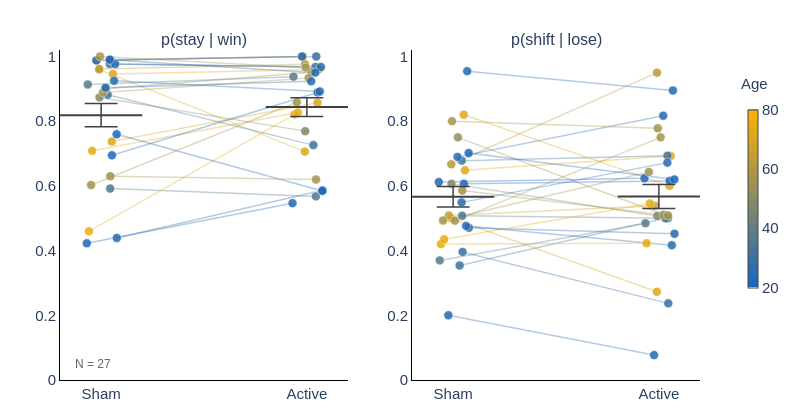
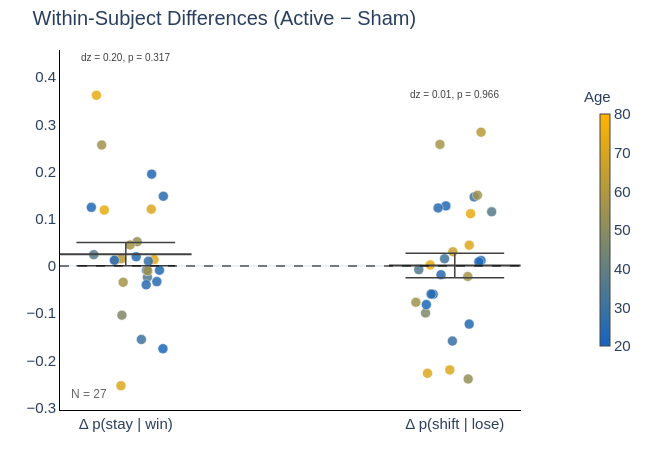

The notebook cell saved with these charts, in order:
### Markdown cell above
---
## 4. Win-Stay / Lose-Shift Analysis

### Code cell
# WSLS analysis for H1 and H2
wsls_results = run_wsls_analysis(data_h1, data_h2, data)

### Figure 1 — Plotly figure (JSON) as saved in the notebook; plotly's stock layout.template omitted (floating-point values rounded to 4 significant figures)
{"data": [{"hoverinfo": "skip", "line": {"color": "rgba(79,120,143,0.35)", "width": 1.5}, "mode": "lines", "showlegend": false, "type": "scatter", "x": [0.04383, 1.044], "xaxis": "x", "y": [0.5915, 0.5676], "yaxis": "y"}, {"hoverinfo": "skip", "line": {"color": "rgba(220,167,28,0.35)", "width": 1.5}, "mode": "lines", "showlegend": false, "type": "scatter", "x": [-0.009779, 0.9902], "xaxis": "x", "y": [0.9595, 0.7059], "yaxis": "y"}, {"hoverinfo": "skip", "line": {"color": "rgba(223,168,25,0.35)", "width": 1.5}, "mode": "lines", "showlegend": false, "type": "scatter", "x": [0.05738, 1.057], "xaxis": "x", "y": [0.9459, 0.9595], "yaxis": "y"}, {"hoverinfo": "skip", "line": {"color": "rgba(63,115,157,0.35)", "width": 1.5}, "mode": "lines", "showlegend": false, "type": "scatter", "x": [0.03158, 1.032], "xaxis": "x", "y": [0.8816, 0.726], "yaxis": "y"}, {"hoverinfo": "skip", "line": {"color": "rgba(87,123,137,0.35)", "width": 1.5}, "mode": "lines", "showlegend": false, "type": "scatter", "x": [-0.06493, 0.9351], "xaxis": "x", "y": [0.9135, 0.9375], "yaxis": "y"}, {"hoverinfo": "skip", "line": {"color": "rgba(40,107,176,0.35)", "width": 1.5}, "mode": "lines", "showlegend": false, "type": "scatter", "x": [0.0761, 1.076], "xaxis": "x", "y": [0.439, 0.5867], "yaxis": "y"}, {"hoverinfo": "skip", "line": {"color": "rgba(67,116,153,0.35)", "width": 1.5}, "mode": "lines", "showlegend": false, "type": "scatter", "x": [0.04178, 1.042], "xaxis": "x", "y": [0.9767, 0.9677], "yaxis": "y"}, {"hoverinfo": "skip", "line": {"color": "rgba(55,112,163,0.35)", "width": 1.5}, "mode": "lines", "showlegend": false, "type": "scatter", "x": [0.04577, 1.046], "xaxis": "x", "y": [0.9898, 1], "yaxis": "y"}, {"hoverinfo": "skip", "line": {"color": "rgba(232,171,18,0.35)", "width": 1.5}, "mode": "lines", "showlegend": false, "type": "scatter", "x": [-0.0595, 0.9405], "xaxis": "x", "y": [0.4595, 0.8209], "yaxis": "y"}, {"hoverinfo": "skip", "line": {"color": "rgba(126,136,105,0.35)", "width": 1.5}, "mode": "lines", "showlegend": false, "type": "scatter", "x": [-0.007938, 0.9921], "xaxis": "x", "y": [0.8734, 0.7692], "yaxis": "y"}, {"hoverinfo": "skip", "line": {"color": "rgba(200,160,44,0.35)", "width": 1.5}, "mode": "lines", "showlegend": false, "type": "scatter", "x": [-0.02067, 0.9793], "xaxis": "x", "y": [0.988, 1], "yaxis": "y"}, {"hoverinfo": "skip", "line": {"color": "rgba(36,106,179,0.35)", "width": 1.5}, "mode": "lines", "showlegend": false, "type": "scatter", "x": [0.06828, 1.068], "xaxis": "x", "y": [0.9765, 0.9674], "yaxis": "y"}, {"hoverinfo": "skip", "line": {"color": "rgba(149,143,86,0.35)", "width": 1.5}, "mode": "lines", "showlegend": false, "type": "scatter", "x": [0.02302, 1.023], "xaxis": "x", "y": [0.9, 0.9515], "yaxis": "y"}, {"hoverinfo": "skip", "line": {"color": "rgba(220,167,28,0.35)", "width": 1.5}, "mode": "lines", "showlegend": false, "type": "scatter", "x": [0.05164, 1.052], "xaxis": "x", "y": [0.7368, 0.8571], "yaxis": "y"}, {"hoverinfo": "skip", "line": {"color": "rgba(185,155,57,0.35)", "width": 1.5}, "mode": "lines", "showlegend": false, "type": "scatter", "x": [-0.009054, 0.9909], "xaxis": "x", "y": [0.961, 0.9762], "yaxis": "y"}, {"hoverinfo": "skip", "line": {"color": "rgba(232,171,18,0.35)", "width": 1.5}, "mode": "lines", "showlegend": false, "type": "scatter", "x": [-0.04364, 0.9564], "xaxis": "x", "y": [0.7083, 0.8267], "yaxis": "y"}, {"hoverinfo": "skip", "line": {"color": "rgba(165,149,73,0.35)", "width": 1.5}, "mode": "lines", "showlegend": false, "type": "scatter", "x": [0.008734, 1.009], "xaxis": "x", "y": [0.8889, 0.9333], "yaxis": "y"}, {"hoverinfo": "skip", "line": {"color": "rgba(32,104,182,0.35)", "width": 1.5}, "mode": "lines", "showlegend": false, "type": "scatter", "x": [-0.06979, 0.9302], "xaxis": "x", "y": [0.4225, 0.5467], "yaxis": "y"}, {"hoverinfo": "skip", "line": {"color": "rgba(32,104,182,0.35)", "width": 1.5}, "mode": "lines", "showlegend": false, "type": "scatter", "x": [0.05242, 1.052], "xaxis": "x", "y": [0.6944, 0.8889], "yaxis": "y"}, {"hoverinfo": "skip", "line": {"color": "rgba(36,106,179,0.35)", "width": 1.5}, "mode": "lines", "showlegend": false, "type": "scatter", "x": [0.02107, 1.021], "xaxis": "x", "y": [0.9036, 0.9231], "yaxis": "y"}, {"hoverinfo": "skip", "line": {"color": "rgba(40,107,176,0.35)", "width": 1.5}, "mode": "lines", "showlegend": false, "type": "scatter", "x": [0.04129, 1.041], "xaxis": "x", "y": [0.9899, 0.95], "yaxis": "y"}, {"hoverinfo": "skip", "line": {"color": "rgba(36,106,179,0.35)", "width": 1.5}, "mode": "lines", "showlegend": false, "type": "scatter", "x": [-0.02328, 0.9767], "xaxis": "x", "y": [0.9878, 1], "yaxis": "y"}, {"hoverinfo": "skip", "line": {"color": "rgba(28,103,185,0.35)", "width": 1.5}, "mode": "lines", "showlegend": false, "type": "scatter", "x": [0.07531, 1.075], "xaxis": "x", "y": [0.7595, 0.5844], "yaxis": "y"}, {"hoverinfo": "skip", "line": {"color": "rgba(40,107,176,0.35)", "width": 1.5}, "mode": "lines", "showlegend": false, "type": "scatter", "x": [0.0629, 1.063], "xaxis": "x", "y": [0.925, 0.8919], "yaxis": "y"}, {"hoverinfo": "skip", "line": {"color": "rgba(161,147,76,0.35)", "width": 1.5}, "mode": "lines", "showlegend": false, "type": "scatter", "x": [0.04454, 1.045], "xaxis": "x", "y": [0.6296, 0.6196], "yaxis": "y"}, {"hoverinfo": "skip", "line": {"color": "rgba(161,147,76,0.35)", "width": 1.5}, "mode": "lines", "showlegend": false, "type": "scatter", "x": [-0.04886, 0.9511], "xaxis": "x", "y": [0.6026, 0.8587], "yaxis": "y"}, {"hoverinfo": "skip", "line": {"color": "rgba(165,149,73,0.35)", "width": 1.5}, "mode": "lines", "showlegend": false, "type": "scatter", "x": [-0.005325, 0.9947], "xaxis": "x", "y": [1, 0.9655], "yaxis": "y"}, {"hoverinfo": "text+y", "marker": {"color": ["rgb(79,120,143)", "rgb(220,167,28)", "rgb(223,168,25)", "rgb(63,115,157)", "rgb(87,123,137)", "rgb(40,107,176)", "rgb(67,116,153)", "rgb(55,112,163)", "rgb(232,171,18)", "rgb(126,136,105)", "rgb(200,160,44)", "rgb(36,106,179)", "rgb(149,143,86)", "rgb(220,167,28)", "rgb(185,155,57)", "rgb(232,171,18)", "rgb(165,149,73)", "rgb(32,104,182)", "rgb(32,104,182)", "rgb(36,106,179)", "rgb(40,107,176)", "rgb(36,106,179)", "rgb(28,103,185)", "rgb(40,107,176)", "rgb(161,147,76)", "rgb(161,147,76)", "rgb(165,149,73)"], "line": {"color": "white", "width": 0.5}, "opacity": 0.85, "size": 9}, "mode": "markers", "showlegend": false, "text": ["sub-10369<br>Age: 35", "sub-10418<br>Age: 71", "sub-10541<br>Age: 72", "sub-10559<br>Age: 31", "sub-10589<br>Age: 37", "sub-10606<br>Age: 25", "sub-10608<br>Age: 32", "sub-10636<br>Age: 29", "sub-10638<br>Age: 74", "sub-10641<br>Age: 47", "sub-10649<br>Age: 66", "sub-10656<br>Age: 24", "sub-10661<br>Age: 53", "sub-10809<br>Age: 71", "sub-10862<br>Age: 62", "sub-10866<br>Age: 74", "sub-10886<br>Age: 57", "sub-10951<br>Age: 23", "sub-10998<br>Age: 23", "sub-11016<br>Age: 24", "sub-11030<br>Age: 25", "sub-11286<br>Age: 24", "sub-11318<br>Age: 22", "sub-11329<br>Age: 25", "sub-11563<br>Age: 56", "sub-11628<br>Age: 56", "sub-11631<br>Age: 57"], "type": "scatter", "x": [0.04383, -0.009779, 0.05738, 0.03158, -0.06493, 0.0761, 0.04178, 0.04577, -0.0595, -0.007938, -0.02067, 0.06828, 0.02302, 0.05164, -0.009054, -0.04364, 0.008734, -0.06979, 0.05242, 0.02107, 0.04129, -0.02328, 0.07531, 0.0629, 0.04454, -0.04886, -0.005325], "xaxis": "x", "y": [0.5915, 0.9595, 0.9459, 0.8816, 0.9135, 0.439, 0.9767, 0.9898, 0.4595, 0.8734, 0.988, 0.9765, 0.9, 0.7368, 0.961, 0.7083, 0.8889, 0.4225, 0.6944, 0.9036, 0.9899, 0.9878, 0.7595, 0.925, 0.6296, 0.6026, 1], "yaxis": "y"}, {"hoverinfo": "skip", "line": {"color": "#404040", "width": 1.5}, "mode": "lines", "showlegend": false, "type": "scatter", "x": [0, 0], "xaxis": "x", "y": [0.7828, 0.8546], "yaxis": "y"}, {"hoverinfo": "skip", "line": {"color": "#404040", "width": 1.5}, "mode": "lines", "showlegend": false, "type": "scatter", "x": [-0.08, 0.08], "xaxis": "x", "y": [0.8546, 0.8546], "yaxis": "y"}, {"hoverinfo": "skip", "line": {"color": "#404040", "width": 1.5}, "mode": "lines", "showlegend": false, "type": "scatter", "x": [-0.08, 0.08], "xaxis": "x", "y": [0.7828, 0.7828], "yaxis": "y"}, {"hoverinfo": "text", "line": {"color": "#404040", "width": 2}, "mode": "lines", "showlegend": false, "text": ["Sham mean: 0.819", "Sham mean: 0.819"], "type": "scatter", "x": [-0.2, 0.2], "xaxis": "x", "y": [0.8187, 0.8187], "yaxis": "y"}, {"hoverinfo": "text+y", "marker": {"color": ["rgb(79,120,143)", "rgb(220,167,28)", "rgb(223,168,25)", "rgb(63,115,157)", "rgb(87,123,137)", "rgb(40,107,176)", "rgb(67,116,153)", "rgb(55,112,163)", "rgb(232,171,18)", "rgb(126,136,105)", "rgb(200,160,44)", "rgb(36,106,179)", "rgb(149,143,86)", "rgb(220,167,28)", "rgb(185,155,57)", "rgb(232,171,18)", "rgb(165,149,73)", "rgb(32,104,182)", "rgb(32,104,182)", "rgb(36,106,179)", "rgb(40,107,176)", "rgb(36,106,179)", "rgb(28,103,185)", "rgb(40,107,176)", "rgb(161,147,76)", "rgb(161,147,76)", "rgb(165,149,73)"], "line": {"color": "white", "width": 0.5}, "opacity": 0.85, "size": 9}, "mode": "markers", "showlegend": false, "text": ["sub-10369<br>Age: 35", "sub-10418<br>Age: 71", "sub-10541<br>Age: 72", "sub-10559<br>Age: 31", "sub-10589<br>Age: 37", "sub-10606<br>Age: 25", "sub-10608<br>Age: 32", "sub-10636<br>Age: 29", "sub-10638<br>Age: 74", "sub-10641<br>Age: 47", "sub-10649<br>Age: 66", "sub-10656<br>Age: 24", "sub-10661<br>Age: 53", "sub-10809<br>Age: 71", "sub-10862<br>Age: 62", "sub-10866<br>Age: 74", "sub-10886<br>Age: 57", "sub-10951<br>Age: 23", "sub-10998<br>Age: 23", "sub-11016<br>Age: 24", "sub-11030<br>Age: 25", "sub-11286<br>Age: 24", "sub-11318<br>Age: 22", "sub-11329<br>Age: 25", "sub-11563<br>Age: 56", "sub-11628<br>Age: 56", "sub-11631<br>Age: 57"], "type": "scatter", "x": [1.044, 0.9902, 1.057, 1.032, 0.9351, 1.076, 1.042, 1.046, 0.9405, 0.9921, 0.9793, 1.068, 1.023, 1.052, 0.9909, 0.9564, 1.009, 0.9302, 1.052, 1.021, 1.041, 0.9767, 1.075, 1.063, 1.045, 0.9511, 0.9947], "xaxis": "x", "y": [0.5676, 0.7059, 0.9595, 0.726, 0.9375, 0.5867, 0.9677, 1, 0.8209, 0.7692, 1, 0.9674, 0.9515, 0.8571, 0.9762, 0.8267, 0.9333, 0.5467, 0.8889, 0.9231, 0.95, 1, 0.5844, 0.8919, 0.6196, 0.8587, 0.9655], "yaxis": "y"}, {"hoverinfo": "skip", "line": {"color": "#404040", "width": 1.5}, "mode": "lines", "showlegend": false, "type": "scatter", "x": [1, 1], "xaxis": "x", "y": [0.8148, 0.8727], "yaxis": "y"}, {"hoverinfo": "skip", "line": {"color": "#404040", "width": 1.5}, "mode": "lines", "showlegend": false, "type": "scatter", "x": [0.92, 1.08], "xaxis": "x", "y": [0.8727, 0.8727], "yaxis": "y"}, {"hoverinfo": "skip", "line": {"color": "#404040", "width": 1.5}, "mode": "lines", "showlegend": false, "type": "scatter", "x": [0.92, 1.08], "xaxis": "x", "y": [0.8148, 0.8148], "yaxis": "y"}, {"hoverinfo": "text", "line": {"color": "#404040", "width": 2}, "mode": "lines", "showlegend": false, "text": ["Active mean: 0.844", "Active mean: 0.844"], "type": "scatter", "x": [0.8, 1.2], "xaxis": "x", "y": [0.8438, 0.8438], "yaxis": "y"}, {"hoverinfo": "skip", "line": {"color": "rgba(79,120,143,0.35)", "width": 1.5}, "mode": "lines", "showlegend": false, "type": "scatter", "x": [0.04383, 1.044], "xaxis": "x2", "y": [0.5077, 0.5], "yaxis": "y2"}, {"hoverinfo": "skip", "line": {"color": "rgba(220,167,28,0.35)", "width": 1.5}, "mode": "lines", "showlegend": false, "type": "scatter", "x": [-0.009779, 0.9902], "xaxis": "x2", "y": [0.5, 0.2727], "yaxis": "y2"}, {"hoverinfo": "skip", "line": {"color": "rgba(223,168,25,0.35)", "width": 1.5}, "mode": "lines", "showlegend": false, "type": "scatter", "x": [0.05738, 1.057], "xaxis": "x2", "y": [0.6481, 0.6923], "yaxis": "y2"}, {"hoverinfo": "skip", "line": {"color": "rgba(63,115,157,0.35)", "width": 1.5}, "mode": "lines", "showlegend": false, "type": "scatter", "x": [0.03158, 1.032], "xaxis": "x2", "y": [0.3538, 0.5], "yaxis": "y2"}, {"hoverinfo": "skip", "line": {"color": "rgba(87,123,137,0.35)", "width": 1.5}, "mode": "lines", "showlegend": false, "type": "scatter", "x": [-0.06493, 0.9351], "xaxis": "x2", "y": [0.3696, 0.4844], "yaxis": "y2"}, {"hoverinfo": "skip", "line": {"color": "rgba(40,107,176,0.35)", "width": 1.5}, "mode": "lines", "showlegend": false, "type": "scatter", "x": [0.0761, 1.076], "xaxis": "x2", "y": [0.4706, 0.4521], "yaxis": "y2"}, {"hoverinfo": "skip", "line": {"color": "rgba(67,116,153,0.35)", "width": 1.5}, "mode": "lines", "showlegend": false, "type": "scatter", "x": [0.04178, 1.042], "xaxis": "x2", "y": [0.678, 0.6933], "yaxis": "y2"}, {"hoverinfo": "skip", "line": {"color": "rgba(55,112,163,0.35)", "width": 1.5}, "mode": "lines", "showlegend": false, "type": "scatter", "x": [0.04577, 1.046], "xaxis": "x2", "y": [0.3958, 0.2368], "yaxis": "y2"}, {"hoverinfo": "skip", "line": {"color": "rgba(232,171,18,0.35)", "width": 1.5}, "mode": "lines", "showlegend": false, "type": "scatter", "x": [-0.0595, 0.9405], "xaxis": "x2", "y": [0.4203, 0.4225], "yaxis": "y2"}, {"hoverinfo": "skip", "line": {"color": "rgba(126,136,105,0.35)", "width": 1.5}, "mode": "lines", "showlegend": false, "type": "scatter", "x": [-0.007938, 0.9921], "xaxis": "x2", "y": [0.6066, 0.507], "yaxis": "y2"}, {"hoverinfo": "skip", "line": {"color": "rgba(200,160,44,0.35)", "width": 1.5}, "mode": "lines", "showlegend": false, "type": "scatter", "x": [-0.02067, 0.9793], "xaxis": "x2", "y": [0.5085, 0.5385], "yaxis": "y2"}, {"hoverinfo": "skip", "line": {"color": "rgba(36,106,179,0.35)", "width": 1.5}, "mode": "lines", "showlegend": false, "type": "scatter", "x": [0.06828, 1.068], "xaxis": "x2", "y": [0.9545, 0.8947], "yaxis": "y2"}, {"hoverinfo": "skip", "line": {"color": "rgba(149,143,86,0.35)", "width": 1.5}, "mode": "lines", "showlegend": false, "type": "scatter", "x": [0.02302, 1.023], "xaxis": "x2", "y": [0.75, 0.5106], "yaxis": "y2"}, {"hoverinfo": "skip", "line": {"color": "rgba(220,167,28,0.35)", "width": 1.5}, "mode": "lines", "showlegend": false, "type": "scatter", "x": [0.05164, 1.052], "xaxis": "x2", "y": [0.82, 0.6], "yaxis": "y2"}, {"hoverinfo": "skip", "line": {"color": "rgba(185,155,57,0.35)", "width": 1.5}, "mode": "lines", "showlegend": false, "type": "scatter", "x": [-0.009054, 0.9909], "xaxis": "x2", "y": [0.6667, 0.95], "yaxis": "y2"}, {"hoverinfo": "skip", "line": {"color": "rgba(232,171,18,0.35)", "width": 1.5}, "mode": "lines", "showlegend": false, "type": "scatter", "x": [-0.04364, 0.9564], "xaxis": "x2", "y": [0.4348, 0.5455], "yaxis": "y2"}, {"hoverinfo": "skip", "line": {"color": "rgba(165,149,73,0.35)", "width": 1.5}, "mode": "lines", "showlegend": false, "type": "scatter", "x": [0.008734, 1.009], "xaxis": "x2", "y": [0.4925, 0.75], "yaxis": "y2"}, {"hoverinfo": "skip", "line": {"color": "rgba(32,104,182,0.35)", "width": 1.5}, "mode": "lines", "showlegend": false, "type": "scatter", "x": [-0.06979, 0.9302], "xaxis": "x2", "y": [0.6118, 0.6234], "yaxis": "y2"}, {"hoverinfo": "skip", "line": {"color": "rgba(32,104,182,0.35)", "width": 1.5}, "mode": "lines", "showlegend": false, "type": "scatter", "x": [0.05242, 1.052], "xaxis": "x2", "y": [0.6066, 0.6154], "yaxis": "y2"}, {"hoverinfo": "skip", "line": {"color": "rgba(36,106,179,0.35)", "width": 1.5}, "mode": "lines", "showlegend": false, "type": "scatter", "x": [0.02107, 1.021], "xaxis": "x2", "y": [0.6897, 0.8169], "yaxis": "y2"}, {"hoverinfo": "skip", "line": {"color": "rgba(40,107,176,0.35)", "width": 1.5}, "mode": "lines", "showlegend": false, "type": "scatter", "x": [0.04129, 1.041], "xaxis": "x2", "y": [0.549, 0.6719], "yaxis": "y2"}, {"hoverinfo": "skip", "line": {"color": "rgba(36,106,179,0.35)", "width": 1.5}, "mode": "lines", "showlegend": false, "type": "scatter", "x": [-0.02328, 0.9767], "xaxis": "x2", "y": [0.2, 0.07692], "yaxis": "y2"}, {"hoverinfo": "skip", "line": {"color": "rgba(28,103,185,0.35)", "width": 1.5}, "mode": "lines", "showlegend": false, "type": "scatter", "x": [0.07531, 1.075], "xaxis": "x2", "y": [0.7015, 0.6197], "yaxis": "y2"}, {"hoverinfo": "skip", "line": {"color": "rgba(40,107,176,0.35)", "width": 1.5}, "mode": "lines", "showlegend": false, "type": "scatter", "x": [0.0629, 1.063], "xaxis": "x2", "y": [0.4762, 0.4167], "yaxis": "y2"}, {"hoverinfo": "skip", "line": {"color": "rgba(161,147,76,0.35)", "width": 1.5}, "mode": "lines", "showlegend": false, "type": "scatter", "x": [0.04454, 1.045], "xaxis": "x2", "y": [0.5857, 0.5088], "yaxis": "y2"}, {"hoverinfo": "skip", "line": {"color": "rgba(161,147,76,0.35)", "width": 1.5}, "mode": "lines", "showlegend": false, "type": "scatter", "x": [-0.04886, 0.9511], "xaxis": "x2", "y": [0.493, 0.6429], "yaxis": "y2"}, {"hoverinfo": "skip", "line": {"color": "rgba(165,149,73,0.35)", "width": 1.5}, "mode": "lines", "showlegend": false, "type": "scatter", "x": [-0.005325, 0.9947], "xaxis": "x2", "y": [0.8, 0.7778], "yaxis": "y2"}, {"hoverinfo": "text+y", "marker": {"color": ["rgb(79,120,143)", "rgb(220,167,28)", "rgb(223,168,25)", "rgb(63,115,157)", "rgb(87,123,137)", "rgb(40,107,176)", "rgb(67,116,153)", "rgb(55,112,163)", "rgb(232,171,18)", "rgb(126,136,105)", "rgb(200,160,44)", "rgb(36,106,179)", "rgb(149,143,86)", "rgb(220,167,28)", "rgb(185,155,57)", "rgb(232,171,18)", "rgb(165,149,73)", "rgb(32,104,182)", "rgb(32,104,182)", "rgb(36,106,179)", "rgb(40,107,176)", "rgb(36,106,179)", "rgb(28,103,185)", "rgb(40,107,176)", "rgb(161,147,76)", "rgb(161,147,76)", "rgb(165,149,73)"], "line": {"color": "white", "width": 0.5}, "opacity": 0.85, "size": 9}, "mode": "markers", "showlegend": false, "text": ["sub-10369<br>Age: 35", "sub-10418<br>Age: 71", "sub-10541<br>Age: 72", "sub-10559<br>Age: 31", "sub-10589<br>Age: 37", "sub-10606<br>Age: 25", "sub-10608<br>Age: 32", "sub-10636<br>Age: 29", "sub-10638<br>Age: 74", "sub-10641<br>Age: 47", "sub-10649<br>Age: 66", "sub-10656<br>Age: 24", "sub-10661<br>Age: 53", "sub-10809<br>Age: 71", "sub-10862<br>Age: 62", "sub-10866<br>Age: 74", "sub-10886<br>Age: 57", "sub-10951<br>Age: 23", "sub-10998<br>Age: 23", "sub-11016<br>Age: 24", "sub-11030<br>Age: 25", "sub-11286<br>Age: 24", "sub-11318<br>Age: 22", "sub-11329<br>Age: 25", "sub-11563<br>Age: 56", "sub-11628<br>Age: 56", "sub-11631<br>Age: 57"], "type": "scatter", "x": [0.04383, -0.009779, 0.05738, 0.03158, -0.06493, 0.0761, 0.04178, 0.04577, -0.0595, -0.007938, -0.02067, 0.06828, 0.02302, 0.05164, -0.009054, -0.04364, 0.008734, -0.06979, 0.05242, 0.02107, 0.04129, -0.02328, 0.07531, 0.0629, 0.04454, -0.04886, -0.005325], "xaxis": "x2", "y": [0.5077, 0.5, 0.6481, 0.3538, 0.3696, 0.4706, 0.678, 0.3958, 0.4203, 0.6066, 0.5085, 0.9545, 0.75, 0.82, 0.6667, 0.4348, 0.4925, 0.6118, 0.6066, 0.6897, 0.549, 0.2, 0.7015, 0.4762, 0.5857, 0.493, 0.8], "yaxis": "y2"}, {"hoverinfo": "skip", "line": {"color": "#404040", "width": 1.5}, "mode": "lines", "showlegend": false, "type": "scatter", "x": [0, 0], "xaxis": "x2", "y": [0.5348, 0.5978], "yaxis": "y2"}, {"hoverinfo": "skip", "line": {"color": "#404040", "width": 1.5}, "mode": "lines", "showlegend": false, "type": "scatter", "x": [-0.08, 0.08], "xaxis": "x2", "y": [0.5978, 0.5978], "yaxis": "y2"}, {"hoverinfo": "skip", "line": {"color": "#404040", "width": 1.5}, "mode": "lines", "showlegend": false, "type": "scatter", "x": [-0.08, 0.08], "xaxis": "x2", "y": [0.5348, 0.5348], "yaxis": "y2"}, {"hoverinfo": "text", "line": {"color": "#404040", "width": 2}, "mode": "lines", "showlegend": false, "text": ["Sham mean: 0.566", "Sham mean: 0.566"], "type": "scatter", "x": [-0.2, 0.2], "xaxis": "x2", "y": [0.5663, 0.5663], "yaxis": "y2"}, {"hoverinfo": "text+y", "marker": {"color": ["rgb(79,120,143)", "rgb(220,167,28)", "rgb(223,168,25)", "rgb(63,115,157)", "rgb(87,123,137)", "rgb(40,107,176)", "rgb(67,116,153)", "rgb(55,112,163)", "rgb(232,171,18)", "rgb(126,136,105)", "rgb(200,160,44)", "rgb(36,106,179)", "rgb(149,143,86)", "rgb(220,167,28)", "rgb(185,155,57)", "rgb(232,171,18)", "rgb(165,149,73)", "rgb(32,104,182)", "rgb(32,104,182)", "rgb(36,106,179)", "rgb(40,107,176)", "rgb(36,106,179)", "rgb(28,103,185)", "rgb(40,107,176)", "rgb(161,147,76)", "rgb(161,147,76)", "rgb(165,149,73)"], "line": {"color": "white", "width": 0.5}, "opacity": 0.85, "size": 9}, "mode": "markers", "showlegend": false, "text": ["sub-10369<br>Age: 35", "sub-10418<br>Age: 71", "sub-10541<br>Age: 72", "sub-10559<br>Age: 31", "sub-10589<br>Age: 37", "sub-10606<br>Age: 25", "sub-10608<br>Age: 32", "sub-10636<br>Age: 29", "sub-10638<br>Age: 74", "sub-10641<br>Age: 47", "sub-10649<br>Age: 66", "sub-10656<br>Age: 24", "sub-10661<br>Age: 53", "sub-10809<br>Age: 71", "sub-10862<br>Age: 62", "sub-10866<br>Age: 74", "sub-10886<br>Age: 57", "sub-10951<br>Age: 23", "sub-10998<br>Age: 23", "sub-11016<br>Age: 24", "sub-11030<br>Age: 25", "sub-11286<br>Age: 24", "sub-11318<br>Age: 22", "sub-11329<br>Age: 25", "sub-11563<br>Age: 56", "sub-11628<br>Age: 56", "sub-11631<br>Age: 57"], "type": "scatter", "x": [1.044, 0.9902, 1.057, 1.032, 0.9351, 1.076, 1.042, 1.046, 0.9405, 0.9921, 0.9793, 1.068, 1.023, 1.052, 0.9909, 0.9564, 1.009, 0.9302, 1.052, 1.021, 1.041, 0.9767, 1.075, 1.063, 1.045, 0.9511, 0.9947], "xaxis": "x2", "y": [0.5, 0.2727, 0.6923, 0.5, 0.4844, 0.4521, 0.6933, 0.2368, 0.4225, 0.507, 0.5385, 0.8947, 0.5106, 0.6, 0.95, 0.5455, 0.75, 0.6234, 0.6154, 0.8169, 0.6719, 0.07692, 0.6197, 0.4167, 0.5088, 0.6429, 0.7778], "yaxis": "y2"}, {"hoverinfo": "skip", "line": {"color": "#404040", "width": 1.5}, "mode": "lines", "showlegend": false, "type": "scatter", "x": [1, 1], "xaxis": "x2", "y": [0.5302, 0.6046], "yaxis": "y2"}, {"hoverinfo": "skip", "line": {"color": "#404040", "width": 1.5}, "mode": "lines", "showlegend": false, "type": "scatter", "x": [0.92, 1.08], "xaxis": "x2", "y": [0.6046, 0.6046], "yaxis": "y2"}, {"hoverinfo": "skip", "line": {"color": "#404040", "width": 1.5}, "mode": "lines", "showlegend": false, "type": "scatter", "x": [0.92, 1.08], "xaxis": "x2", "y": [0.5302, 0.5302], "yaxis": "y2"}, {"hoverinfo": "text", "line": {"color": "#404040", "width": 2}, "mode": "lines", "showlegend": false, "text": ["Active mean: 0.567", "Active mean: 0.567"], "type": "scatter", "x": [0.8, 1.2], "xaxis": "x2", "y": [0.5674, 0.5674], "yaxis": "y2"}, {"hoverinfo": "skip", "marker": {"cmax": 80, "cmin": 20, "color": [20, 21.22, 22.45, 23.67, 24.9, 26.12, 27.35, 28.57, 29.8, 31.02, 32.24, 33.47, 34.69, 35.92, 37.14, 38.37, 39.59, 40.82, 42.04, 43.27, 44.49, 45.71, 46.94, 48.16, 49.39, 50.61, 51.84, 53.06, 54.29, 55.51, 56.73, 57.96, 59.18, 60.41, 61.63, 62.86, 64.08, 65.31, 66.53, 67.76, 68.98, 70.2, 71.43, 72.65, 73.88, 75.1, 76.33, 77.55, 78.78, 80], "colorbar": {"len": 0.6, "thickness": 10, "tickfont": {"size": 15}, "x": 1.06, "y": 0.55}, "colorscale": [[0, "#1565C0"], [1, "#FFB300"]], "size": 0.1}, "mode": "markers", "showlegend": false, "type": "scatter", "x": [null, null, null, null, null, null, null, null, null, null, null, null, null, null, null, null, null, null, null, null, null, null, null, null, null, null, null, null, null, null, null, null, null, null, null, null, null, null, null, null, null, null, null, null, null, null, null, null, null, null], "y": [null, null, null, null, null, null, null, null, null, null, null, null, null, null, null, null, null, null, null, null, null, null, null, null, null, null, null, null, null, null, null, null, null, null, null, null, null, null, null, null, null, null, null, null, null, null, null, null, null, null]}], "layout": {"annotations": [{"font": {"size": 16}, "showarrow": false, "text": "p(stay | win)", "x": 0.225, "xanchor": "center", "xref": "paper", "y": 1, "yanchor": "bottom", "yref": "paper"}, {"font": {"size": 16}, "showarrow": false, "text": "p(shift | lose)", "x": 0.775, "xanchor": "center", "xref": "paper", "y": 1, "yanchor": "bottom", "yref": "paper"}, {"font": {"size": 15}, "showarrow": false, "text": "Age", "x": 1.11, "xref": "paper", "y": 0.93, "yref": "paper"}, {"font": {"color": "#666666", "size": 12}, "showarrow": false, "text": "N = 27", "x": 0.02, "xanchor": "left", "xref": "paper", "y": 0.02, "yref": "paper"}], "font": {"family": "Arial", "size": 14}, "height": 420, "margin": {"b": 40, "l": 60, "r": 100, "t": 50}, "width": 800, "xaxis": {"anchor": "y", "autorange": true, "domain": [0, 0.45], "linecolor": "black", "linewidth": 1, "range": [-0.2, 1.2], "showgrid": false, "showline": true, "tickfont": {"size": 15}, "ticktext": ["Sham", "Active"], "tickvals": [0, 1], "type": "linear", "zeroline": false}, "xaxis2": {"anchor": "y2", "autorange": true, "domain": [0.55, 1], "linecolor": "black", "linewidth": 1, "range": [-0.2, 1.2], "showgrid": false, "showline": true, "tickfont": {"size": 15}, "ticktext": ["Sham", "Active"], "tickvals": [0, 1], "type": "linear", "zeroline": false}, "yaxis": {"anchor": "x", "domain": [0, 1], "linecolor": "black", "linewidth": 1, "range": [0, 1.02], "showgrid": false, "showline": true, "tickfont": {"size": 15}, "type": "linear"}, "yaxis2": {"anchor": "x2", "domain": [0, 1], "linecolor": "black", "linewidth": 1, "range": [0, 1.02], "showgrid": false, "showline": true, "tickfont": {"size": 15}, "type": "linear"}}}

### Figure 2 — Plotly figure (JSON) as saved in the notebook; plotly's stock layout.template omitted (floating-point values rounded to 4 significant figures)
{"data": [{"hoverinfo": "text+y", "marker": {"color": ["rgb(79,120,143)", "rgb(220,167,28)", "rgb(223,168,25)", "rgb(63,115,157)", "rgb(87,123,137)", "rgb(40,107,176)", "rgb(67,116,153)", "rgb(55,112,163)", "rgb(232,171,18)", "rgb(126,136,105)", "rgb(200,160,44)", "rgb(36,106,179)", "rgb(149,143,86)", "rgb(220,167,28)", "rgb(185,155,57)", "rgb(232,171,18)", "rgb(165,149,73)", "rgb(32,104,182)", "rgb(32,104,182)", "rgb(36,106,179)", "rgb(40,107,176)", "rgb(36,106,179)", "rgb(28,103,185)", "rgb(40,107,176)", "rgb(161,147,76)", "rgb(161,147,76)", "rgb(165,149,73)"], "line": {"color": "white", "width": 0.5}, "opacity": 0.85, "size": 10}, "mode": "markers", "showlegend": false, "text": ["sub-10369<br>Age: 35<br>Δ: -0.024", "sub-10418<br>Age: 71<br>Δ: -0.254", "sub-10541<br>Age: 72<br>Δ: 0.014", "sub-10559<br>Age: 31<br>Δ: -0.156", "sub-10589<br>Age: 37<br>Δ: 0.024", "sub-10606<br>Age: 25<br>Δ: 0.148", "sub-10608<br>Age: 32<br>Δ: -0.009", "sub-10636<br>Age: 29<br>Δ: 0.010", "sub-10638<br>Age: 74<br>Δ: 0.361", "sub-10641<br>Age: 47<br>Δ: -0.104", "sub-10649<br>Age: 66<br>Δ: 0.012", "sub-10656<br>Age: 24<br>Δ: -0.009", "sub-10661<br>Age: 53<br>Δ: 0.051", "sub-10809<br>Age: 71<br>Δ: 0.120", "sub-10862<br>Age: 62<br>Δ: 0.015", "sub-10866<br>Age: 74<br>Δ: 0.118", "sub-10886<br>Age: 57<br>Δ: 0.044", "sub-10951<br>Age: 23<br>Δ: 0.124", "sub-10998<br>Age: 23<br>Δ: 0.194", "sub-11016<br>Age: 24<br>Δ: 0.019", "sub-11030<br>Age: 25<br>Δ: -0.040", "sub-11286<br>Age: 24<br>Δ: 0.012", "sub-11318<br>Age: 22<br>Δ: -0.175", "sub-11329<br>Age: 25<br>Δ: -0.033", "sub-11563<br>Age: 56<br>Δ: -0.010", "sub-11628<br>Age: 56<br>Δ: 0.256", "sub-11631<br>Age: 57<br>Δ: -0.034"], "type": "scatter", "x": [0.06575, -0.01467, 0.08606, 0.04737, -0.0974, 0.1141, 0.06267, 0.06866, -0.08925, -0.01191, -0.03101, 0.1024, 0.03453, 0.07746, -0.01358, -0.06546, 0.0131, -0.1047, 0.07863, 0.0316, 0.06194, -0.03491, 0.113, 0.09435, 0.06681, -0.07329, -0.007987], "y": [-0.02398, -0.2536, 0.01351, -0.1556, 0.02404, 0.1476, -0.009002, 0.0102, 0.3614, -0.1042, 0.01205, -0.009079, 0.05146, 0.1203, 0.01515, 0.1183, 0.04444, 0.1241, 0.1944, 0.01946, -0.0399, 0.0122, -0.1751, -0.03311, -0.01006, 0.2561, -0.03448]}, {"hoverinfo": "skip", "line": {"color": "#404040", "width": 1.5}, "mode": "lines", "showlegend": false, "type": "scatter", "x": [0, 0], "y": [0.0004988, 0.04964]}, {"hoverinfo": "skip", "line": {"color": "#404040", "width": 1.5}, "mode": "lines", "showlegend": false, "type": "scatter", "x": [-0.15, 0.15], "y": [0.04964, 0.04964]}, {"hoverinfo": "skip", "line": {"color": "#404040", "width": 1.5}, "mode": "lines", "showlegend": false, "type": "scatter", "x": [-0.15, 0.15], "y": [0.0004988, 0.0004988]}, {"hoverinfo": "text", "line": {"color": "#404040", "width": 2}, "mode": "lines", "showlegend": false, "text": ["Mean Δ: 0.025", "Mean Δ: 0.025"], "type": "scatter", "x": [-0.2, 0.2], "y": [0.02507, 0.02507]}, {"hoverinfo": "text+y", "marker": {"color": ["rgb(79,120,143)", "rgb(220,167,28)", "rgb(223,168,25)", "rgb(63,115,157)", "rgb(87,123,137)", "rgb(40,107,176)", "rgb(67,116,153)", "rgb(55,112,163)", "rgb(232,171,18)", "rgb(126,136,105)", "rgb(200,160,44)", "rgb(36,106,179)", "rgb(149,143,86)", "rgb(220,167,28)", "rgb(185,155,57)", "rgb(232,171,18)", "rgb(165,149,73)", "rgb(32,104,182)", "rgb(32,104,182)", "rgb(36,106,179)", "rgb(40,107,176)", "rgb(36,106,179)", "rgb(28,103,185)", "rgb(40,107,176)", "rgb(161,147,76)", "rgb(161,147,76)", "rgb(165,149,73)"], "line": {"color": "white", "width": 0.5}, "opacity": 0.85, "size": 10}, "mode": "markers", "showlegend": false, "text": ["sub-10369<br>Age: 35<br>Δ: -0.008", "sub-10418<br>Age: 71<br>Δ: -0.227", "sub-10541<br>Age: 72<br>Δ: 0.044", "sub-10559<br>Age: 31<br>Δ: 0.146", "sub-10589<br>Age: 37<br>Δ: 0.115", "sub-10606<br>Age: 25<br>Δ: -0.019", "sub-10608<br>Age: 32<br>Δ: 0.015", "sub-10636<br>Age: 29<br>Δ: -0.159", "sub-10638<br>Age: 74<br>Δ: 0.002", "sub-10641<br>Age: 47<br>Δ: -0.100", "sub-10649<br>Age: 66<br>Δ: 0.030", "sub-10656<br>Age: 24<br>Δ: -0.060", "sub-10661<br>Age: 53<br>Δ: -0.239", "sub-10809<br>Age: 71<br>Δ: -0.220", "sub-10862<br>Age: 62<br>Δ: 0.283", "sub-10866<br>Age: 74<br>Δ: 0.111", "sub-10886<br>Age: 57<br>Δ: 0.257", "sub-10951<br>Age: 23<br>Δ: 0.012", "sub-10998<br>Age: 23<br>Δ: 0.009", "sub-11016<br>Age: 24<br>Δ: 0.127", "sub-11030<br>Age: 25<br>Δ: 0.123", "sub-11286<br>Age: 24<br>Δ: -0.123", "sub-11318<br>Age: 22<br>Δ: -0.082", "sub-11329<br>Age: 25<br>Δ: -0.060", "sub-11563<br>Age: 56<br>Δ: -0.077", "sub-11628<br>Age: 56<br>Δ: 0.150", "sub-11631<br>Age: 57<br>Δ: -0.022"], "type": "scatter", "x": [0.8905, 0.917, 1.044, 1.059, 1.112, 0.9582, 0.9689, 0.9927, 0.9255, 0.9112, 0.9942, 0.9345, 1.041, 0.9849, 1.08, 1.048, 0.955, 1.08, 1.073, 0.973, 0.9492, 1.044, 0.9135, 0.928, 0.8818, 1.069, 1.04], "y": [-0.007692, -0.2273, 0.04416, 0.1462, 0.1148, -0.01853, 0.01537, -0.159, 0.002245, -0.09952, 0.02999, -0.05981, -0.2394, -0.22, 0.2833, 0.1107, 0.2575, 0.01161, 0.008827, 0.1272, 0.1229, -0.1231, -0.08177, -0.05952, -0.07694, 0.1499, -0.02222]}, {"hoverinfo": "skip", "line": {"color": "#404040", "width": 1.5}, "mode": "lines", "showlegend": false, "type": "scatter", "x": [1, 1], "y": [-0.025, 0.02722]}, {"hoverinfo": "skip", "line": {"color": "#404040", "width": 1.5}, "mode": "lines", "showlegend": false, "type": "scatter", "x": [0.85, 1.15], "y": [0.02722, 0.02722]}, {"hoverinfo": "skip", "line": {"color": "#404040", "width": 1.5}, "mode": "lines", "showlegend": false, "type": "scatter", "x": [0.85, 1.15], "y": [-0.025, -0.025]}, {"hoverinfo": "text", "line": {"color": "#404040", "width": 2}, "mode": "lines", "showlegend": false, "text": ["Mean Δ: 0.001", "Mean Δ: 0.001"], "type": "scatter", "x": [0.8, 1.2], "y": [0.001108, 0.001108]}, {"hoverinfo": "skip", "marker": {"cmax": 80, "cmin": 20, "color": [20, 21.22, 22.45, 23.67, 24.9, 26.12, 27.35, 28.57, 29.8, 31.02, 32.24, 33.47, 34.69, 35.92, 37.14, 38.37, 39.59, 40.82, 42.04, 43.27, 44.49, 45.71, 46.94, 48.16, 49.39, 50.61, 51.84, 53.06, 54.29, 55.51, 56.73, 57.96, 59.18, 60.41, 61.63, 62.86, 64.08, 65.31, 66.53, 67.76, 68.98, 70.2, 71.43, 72.65, 73.88, 75.1, 76.33, 77.55, 78.78, 80], "colorbar": {"len": 0.7, "thickness": 10, "tickfont": {"size": 15}, "x": 1.15, "y": 0.5}, "colorscale": [[0, "#1565C0"], [1, "#FFB300"]], "size": 0.1}, "mode": "markers", "showlegend": false, "type": "scatter", "x": [null, null, null, null, null, null, null, null, null, null, null, null, null, null, null, null, null, null, null, null, null, null, null, null, null, null, null, null, null, null, null, null, null, null, null, null, null, null, null, null, null, null, null, null, null, null, null, null, null, null], "y": [null, null, null, null, null, null, null, null, null, null, null, null, null, null, null, null, null, null, null, null, null, null, null, null, null, null, null, null, null, null, null, null, null, null, null, null, null, null, null, null, null, null, null, null, null, null, null, null, null, null]}], "layout": {"annotations": [{"font": {"color": "#404040", "size": 10}, "showarrow": false, "text": "dz = 0.20, p = 0.317", "x": 0, "y": 0.4414}, {"font": {"color": "#404040", "size": 10}, "showarrow": false, "text": "dz = 0.01, p = 0.966", "x": 1, "y": 0.3633}, {"font": {"size": 15}, "showarrow": false, "text": "Age", "x": 1.2, "xref": "paper", "y": 0.9, "yref": "paper"}, {"font": {"color": "#666666", "size": 12}, "showarrow": false, "text": "N = 27", "x": 0.02, "xanchor": "left", "xref": "paper", "y": 0.02, "yref": "paper"}], "font": {"family": "Arial", "size": 14}, "height": 450, "margin": {"b": 40, "l": 60, "r": 100, "t": 50}, "shapes": [{"line": {"color": "black", "dash": "dash", "width": 1}, "type": "line", "x0": 0, "x1": 1, "xref": "x domain", "y0": 0, "y1": 0, "yref": "y"}], "title": {"text": "Within-Subject Differences (Active − Sham)"}, "width": 650, "xaxis": {"autorange": true, "linecolor": "black", "linewidth": 1, "range": [-0.2, 1.201], "showgrid": false, "showline": true, "tickfont": {"size": 15}, "ticktext": ["Δ p(stay | win)", "Δ p(shift | lose)"], "tickvals": [0, 1], "type": "linear", "zeroline": false}, "yaxis": {"autorange": true, "linecolor": "black", "linewidth": 1, "range": [-0.3049, 0.4573], "showgrid": false, "showline": true, "tickfont": {"size": 15}, "type": "linear"}}}
